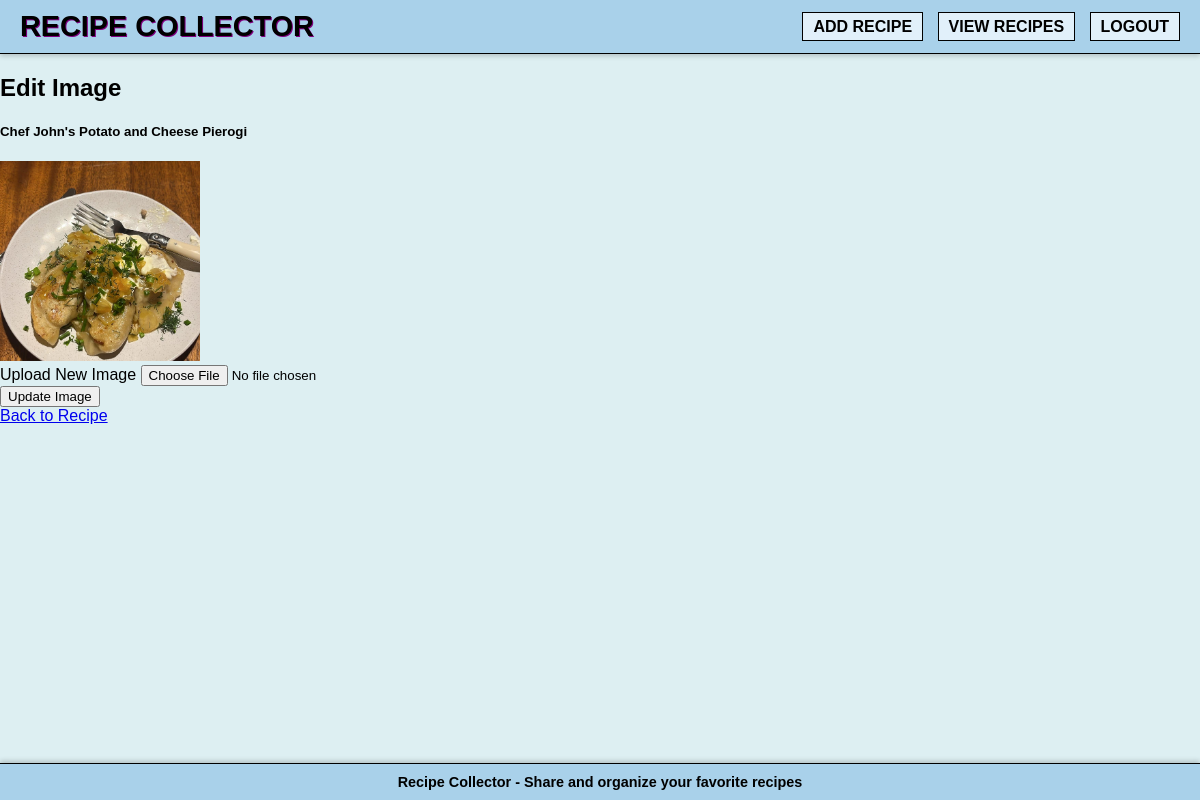
The page /edit_image/6 (signed in) on the database its author committed.
### app.py (models this page shows, shortened)
class Recipe(db.Model):
    __tablename__ = 'recipe'  # Explicitly set table name
    id = db.Column(db.Integer, primary_key=True)
    title = db.Column(db.String(200), nullable=False)
    ingredients = db.Column(db.Text, nullable=False)
    instructions = db.Column(db.Text, nullable=False)
    source_url = db.Column(db.String(500), nullable=False)
    source_name = db.Column(db.String(200), nullable=False)
    image_url = db.Column(db.String(500), nullable=True)
    created_at = db.Column(db.DateTime, default=datetime.utcnow)
    my_comment = db.Column(db.Text, nullable=True)  # New field for your personal comment

### app.py (the view, shortened to what this page needs)
@app.route('/edit_image/<int:recipe_id>', methods=['GET', 'POST'])
def edit_image(recipe_id):
    if not session.get('logged_in'):
        abort(403)
    recipe = Recipe.query.get_or_404(recipe_id)
    return render_template('edit_image.html', recipe=recipe)

### templates/edit_image.html (shortened to what this page needs)
{% extends "base.html" %}
{% block content %}
<div class="container">
    <div class="row justify-content-center">
        <div class="col-md-6 col-lg-5">
            <div class="card mt-5">
                <div class="card-header text-center">
                    <h2>Edit Image</h2>
                    <h5 class="text-muted">{{ recipe.title }}</h5>
                </div>
                <div class="card-body">
                    {% if recipe.image_url %}
                    <div class="mb-3 text-center">
                        <img src="{{ url_for('uploaded_file', filename=recipe.image_url) }}" alt="Current image" class="img-fluid rounded shadow-sm" style="max-height:200px;object-fit:cover;">
                    </div>
                    {% endif %}
                    <form method="POST" enctype="multipart/form-data">
                        <div class="mb-3">
                            <label for="image_file" class="form-label">Upload New Image</label>
                            <input type="file" class="form-control" id="image_file" name="image_file" accept="image/*" required>
                        </div>
                        <div class="d-grid">
                            <button type="submit" class="btn btn-primary">Update Image</button>
                        </div>
                    </form>
                    <div class="mt-3 text-center">
                        <a href="{{ url_for('recipe_detail', recipe_id=recipe.id) }}" class="btn btn-link">Back to Recipe</a>
                    </div>
                </div>
            </div>
        </div>
    </div>
</div>
{% endblock %}

### templates/base.html (style rules this page uses)
body { background-color: #ddeff2; font-family: 'Arial', sans-serif; color: #000; margin: 0; padding: 0; display: flex; flex-direction: column; min-height: 100vh; }

### rows shown on the page
Recipe: title "Chef John's Potato and Cheese Pierogi", image_url (picture)
